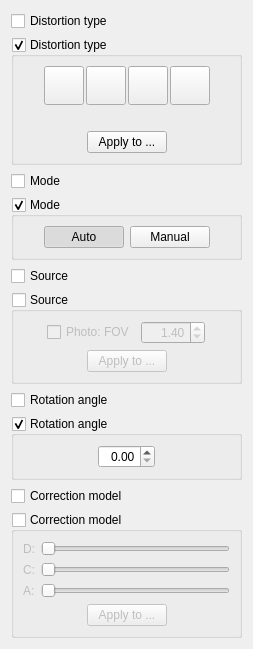
<?xml version="1.0" encoding="UTF-8"?>
<ui version="4.0">
 <class>DeskewOptionsWidget</class>
 <widget class="QWidget" name="DeskewOptionsWidget">
  <property name="geometry">
   <rect>
    <x>0</x>
    <y>0</y>
    <width>253</width>
    <height>396</height>
   </rect>
  </property>
  <property name="windowTitle">
   <string>Form</string>
  </property>
  <layout class="QVBoxLayout" name="deskewOptionsVerticalLayout">
   <item>
    <widget class="QCheckBox" name="typePanelEmpty">
     <property name="text">
      <string>Distortion type</string>
     </property>
     <property name="checkable">
      <bool>true</bool>
     </property>
     <property name="visible">
      <bool>false</bool>
     </property>
    </widget>
   </item>
   <item>
    <widget class="QGroupBox" name="typePanel">
     <property name="title">
      <string>Distortion type</string>
     </property>
     <property name="flat">
      <bool>false</bool>
     </property>
     <property name="checkable">
      <bool>true</bool>
     </property>
     <property name="checked">
      <bool>true</bool>
     </property>
     <layout class="QVBoxLayout" name="verticalLayout">
      <item>
       <layout class="QHBoxLayout" name="horizontalLayout_2">
        <property name="spacing">
         <number>2</number>
        </property>
        <item>
         <spacer name="horizontalSpacer">
          <property name="orientation">
           <enum>Qt::Horizontal</enum>
          </property>
          <property name="sizeHint" stdset="0">
           <size>
            <width>1</width>
            <height>20</height>
           </size>
          </property>
         </spacer>
        </item>
        <item>
         <widget class="QToolButton" name="noDistortionButton">
          <property name="toolTip">
           <string>No distortion</string>
          </property>
          <property name="text">
           <string/>
          </property>
          <property name="iconSize">
           <size>
            <width>32</width>
            <height>32</height>
           </size>
          </property>
          <property name="checkable">
           <bool>true</bool>
          </property>
          <property name="autoExclusive">
           <bool>true</bool>
          </property>
         </widget>
        </item>
        <item>
         <widget class="QToolButton" name="rotationDistortionButton">
          <property name="toolTip">
           <string>Page skew</string>
          </property>
          <property name="text">
           <string/>
          </property>
          <property name="iconSize">
           <size>
            <width>32</width>
            <height>32</height>
           </size>
          </property>
          <property name="checkable">
           <bool>true</bool>
          </property>
          <property name="autoExclusive">
           <bool>true</bool>
          </property>
         </widget>
        </item>
        <item>
         <widget class="QToolButton" name="perspectiveDistortionButton">
          <property name="toolTip">
           <string>Keystoning</string>
          </property>
          <property name="text">
           <string/>
          </property>
          <property name="iconSize">
           <size>
            <width>32</width>
            <height>32</height>
           </size>
          </property>
          <property name="checkable">
           <bool>true</bool>
          </property>
          <property name="autoExclusive">
           <bool>true</bool>
          </property>
         </widget>
        </item>
        <item>
         <widget class="QToolButton" name="warpDistortionButton">
          <property name="toolTip">
           <string>Curved lines</string>
          </property>
          <property name="text">
           <string/>
          </property>
          <property name="iconSize">
           <size>
            <width>32</width>
            <height>32</height>
           </size>
          </property>
          <property name="checkable">
           <bool>true</bool>
          </property>
          <property name="autoExclusive">
           <bool>true</bool>
          </property>
         </widget>
        </item>
        <item>
         <spacer name="horizontalSpacer_2">
          <property name="orientation">
           <enum>Qt::Horizontal</enum>
          </property>
          <property name="sizeHint" stdset="0">
           <size>
            <width>1</width>
            <height>20</height>
           </size>
          </property>
         </spacer>
        </item>
       </layout>
      </item>
      <item>
       <widget class="QLabel" name="emptyLabel">
        <property name="text">
         <string></string>
        </property>
         <property name="alignment">
          <set>Qt::AlignCenter</set>
         </property>
       </widget>
      </item>
      <item>
       <layout class="QHBoxLayout" name="horizontalLayout">
        <item>
         <spacer name="horizontalSpacer_9">
          <property name="orientation">
           <enum>Qt::Horizontal</enum>
          </property>
          <property name="sizeHint" stdset="0">
           <size>
            <width>38</width>
            <height>18</height>
           </size>
          </property>
         </spacer>
        </item>
        <item>
         <widget class="QPushButton" name="applyDistortionTypeBtn">
          <property name="text">
           <string>Apply to ...</string>
          </property>
         </widget>
        </item>
        <item>
         <spacer name="horizontalSpacer_10">
          <property name="orientation">
           <enum>Qt::Horizontal</enum>
          </property>
          <property name="sizeHint" stdset="0">
           <size>
            <width>28</width>
            <height>18</height>
           </size>
          </property>
         </spacer>
        </item>
       </layout>
      </item>
     </layout>
    </widget>
   </item>
   <item>
    <widget class="QCheckBox" name="autoManualPanelEmpty">
     <property name="text">
      <string>Mode</string>
     </property>
     <property name="checkable">
      <bool>true</bool>
     </property>
     <property name="visible">
      <bool>false</bool>
     </property>
    </widget>
   </item>
   <item>
    <widget class="QGroupBox" name="autoManualPanel">
     <property name="title">
      <string>Mode</string>
     </property>
     <property name="flat">
      <bool>false</bool>
     </property>
     <property name="checkable">
      <bool>true</bool>
     </property>
     <property name="checked">
      <bool>true</bool>
     </property>
     <layout class="QHBoxLayout" name="horizontalLayout_4">
      <item>
       <spacer>
        <property name="orientation">
         <enum>Qt::Horizontal</enum>
        </property>
        <property name="sizeHint" stdset="0">
         <size>
          <width>8</width>
          <height>20</height>
         </size>
        </property>
       </spacer>
      </item>
      <item>
       <widget class="QPushButton" name="autoBtn">
        <property name="text">
         <string>Auto</string>
        </property>
        <property name="checkable">
         <bool>true</bool>
        </property>
        <property name="checked">
         <bool>true</bool>
        </property>
        <property name="autoExclusive">
         <bool>true</bool>
        </property>
       </widget>
      </item>
      <item>
       <widget class="QPushButton" name="manualBtn">
        <property name="text">
         <string>Manual</string>
        </property>
        <property name="checkable">
         <bool>true</bool>
        </property>
        <property name="autoExclusive">
         <bool>true</bool>
        </property>
       </widget>
      </item>
      <item>
       <spacer>
        <property name="orientation">
         <enum>Qt::Horizontal</enum>
        </property>
        <property name="sizeHint" stdset="0">
         <size>
          <width>8</width>
          <height>20</height>
         </size>
        </property>
       </spacer>
      </item>
     </layout>
    </widget>
   </item>
   <item>
    <widget class="QCheckBox" name="sourcePanelEmpty">
     <property name="text">
      <string>Source</string>
     </property>
     <property name="checkable">
      <bool>true</bool>
     </property>
     <property name="visible">
      <bool>true</bool>
     </property>
    </widget>
   </item>
   <item>
    <widget class="QGroupBox" name="sourcePanel">
     <property name="title">
      <string>Source</string>
     </property>
     <property name="checkable">
      <bool>true</bool>
     </property>
     <property name="visible">
      <bool>false</bool>
     </property>
     <property name="checked">
      <bool>false</bool>
     </property>
     <layout class="QVBoxLayout" name="sourceVerticalLayout">
      <item>
       <layout class="QHBoxLayout" name="sourceHorizontalLayout">
        <item>
         <spacer>
          <property name="orientation">
           <enum>Qt::Horizontal</enum>
          </property>
          <property name="sizeHint" stdset="0">
           <size>
            <width>65</width>
            <height>20</height>
           </size>
          </property>
         </spacer>
        </item>
        <item>
         <widget class="QCheckBox" name="photoCheckBox">
          <property name="text">
           <string>Photo: FOV</string>
          </property>
          <property name="toolTip">
           <string>Scanner / Photo</string>
          </property>
         </widget>
        </item>
        <item>
         <widget class="QDoubleSpinBox" name="fovSpinBox">
          <property name="alignment">
           <set>Qt::AlignRight|Qt::AlignTrailing|Qt::AlignVCenter</set>
          </property>
          <property name="toolTip">
           <string>FOV (default = 1.4)</string>
          </property>
          <property name="decimals">
           <double>3</double>
          </property>
          <property name="minimum">
           <double>0.0</double>
          </property>
          <property name="maximum">
           <double>99.999</double>
          </property>
          <property name="singleStep">
           <double>0.01</double>
          </property>
          <property name="value">
           <double>1.4</double>
          </property>
         </widget>
        </item>
        <item>
         <spacer>
          <property name="orientation">
           <enum>Qt::Horizontal</enum>
          </property>
          <property name="sizeHint" stdset="0">
           <size>
            <width>65</width>
            <height>20</height>
           </size>
          </property>
         </spacer>
        </item>
       </layout>
      </item>
      <item>
       <layout class="QHBoxLayout" name="sourceHorizontalLayoutApply">
        <item>
         <spacer name="sourceHorizontalSpacerApply">
          <property name="orientation">
           <enum>Qt::Horizontal</enum>
          </property>
          <property name="sizeHint" stdset="0">
           <size>
            <width>40</width>
            <height>20</height>
           </size>
          </property>
         </spacer>
        </item>
        <item>
         <widget class="QPushButton" name="applySourceBtn">
          <property name="text">
           <string>Apply to ...</string>
          </property>
         </widget>
        </item>
        <item>
         <spacer>
          <property name="orientation">
           <enum>Qt::Horizontal</enum>
          </property>
          <property name="sizeHint" stdset="0">
           <size>
            <width>40</width>
            <height>20</height>
           </size>
          </property>
         </spacer>
        </item>
       </layout>
      </item>
     </layout>
    </widget>
   </item>
   <item>
    <widget class="QCheckBox" name="rotationPanelEmpty">
     <property name="text">
      <string>Rotation angle</string>
     </property>
     <property name="checkable">
      <bool>true</bool>
     </property>
     <property name="visible">
      <bool>false</bool>
     </property>
    </widget>
   </item>
   <item>
    <widget class="QGroupBox" name="rotationPanel">
     <property name="title">
      <string>Rotation angle</string>
     </property>
     <property name="flat">
      <bool>false</bool>
     </property>
     <property name="checkable">
      <bool>true</bool>
     </property>
     <property name="checked">
      <bool>true</bool>
     </property>
     <layout class="QHBoxLayout" name="horizontalLayout_3">
      <item>
       <spacer>
        <property name="orientation">
         <enum>Qt::Horizontal</enum>
        </property>
        <property name="sizeHint" stdset="0">
         <size>
          <width>65</width>
          <height>20</height>
         </size>
        </property>
       </spacer>
      </item>
      <item>
       <widget class="QDoubleSpinBox" name="angleSpinBox">
        <property name="alignment">
         <set>Qt::AlignRight|Qt::AlignTrailing|Qt::AlignVCenter</set>
        </property>
        <property name="singleStep">
         <double>0.01</double>
        </property>
       </widget>
      </item>
      <item>
       <spacer>
        <property name="orientation">
         <enum>Qt::Horizontal</enum>
        </property>
        <property name="sizeHint" stdset="0">
         <size>
          <width>65</width>
          <height>20</height>
         </size>
        </property>
       </spacer>
      </item>
     </layout>
    </widget>
   </item>
   <item>
    <widget class="QCheckBox" name="correctionPanelEmpty">
     <property name="text">
      <string>Correction model</string>
     </property>
     <property name="checkable">
      <bool>true</bool>
     </property>
     <property name="visible">
      <bool>true</bool>
     </property>
    </widget>
   </item>
   <item>
    <widget class="QGroupBox" name="correctionPanel">
     <property name="title">
      <string>Correction model</string>
     </property>
     <property name="checkable">
      <bool>true</bool>
     </property>
     <property name="visible">
      <bool>false</bool>
     </property>
     <property name="checked">
      <bool>false</bool>
     </property>
     <layout class="QVBoxLayout" name="verticalLayout_8">
      <item>
       <layout class="QHBoxLayout" name="depthPerceptionHorizontalLayout">
        <item>
         <widget class="QLabel" name="depthPerceptionLabel">
          <property name="text">
           <string>D:</string>
          </property>
          <property name="toolTip">
           <string>Depth perception</string>
          </property>
         </widget>
        </item>
        <item>
         <widget class="QSlider" name="depthPerceptionSlider">
          <property name="toolTip">
           <string>Depth perception</string>
          </property>
          <property name="minimum">
           <number>100</number>
          </property>
          <property name="maximum">
           <number>300</number>
          </property>
          <property name="pageStep">
           <number>5</number>
          </property>
          <property name="value">
           <number>100</number>
          </property>
          <property name="orientation">
           <enum>Qt::Horizontal</enum>
          </property>
         </widget>
        </item>
       </layout>
      </item>
      <item>
       <layout class="QHBoxLayout" name="correctCurvesHorizontalLayout">
        <item>
         <widget class="QLabel" name="correctCurvesLabel">
          <property name="text">
           <string>C:</string>
          </property>
          <property name="toolTip">
           <string>Middle curves</string>
          </property>
         </widget>
        </item>
        <item>
         <widget class="QSlider" name="correctCurvesSlider">
          <property name="toolTip">
           <string>Middle curves</string>
          </property>
          <property name="minimum">
           <number>100</number>
          </property>
          <property name="maximum">
           <number>300</number>
          </property>
          <property name="pageStep">
           <number>5</number>
          </property>
          <property name="value">
           <number>100</number>
          </property>
          <property name="orientation">
           <enum>Qt::Horizontal</enum>
          </property>
         </widget>
        </item>
       </layout>
      </item>
      <item>
       <layout class="QHBoxLayout" name="correctAngleHorizontalLayout">
        <item>
         <widget class="QLabel" name="correctAngleLabel">
          <property name="text">
           <string>A:</string>
          </property>
          <property name="toolTip">
           <string>Middle angle</string>
          </property>
         </widget>
        </item>
        <item>
         <widget class="QSlider" name="correctAngleSlider">
          <property name="toolTip">
           <string>Middle angle</string>
          </property>
          <property name="minimum">
           <number>100</number>
          </property>
          <property name="maximum">
           <number>300</number>
          </property>
          <property name="pageStep">
           <number>5</number>
          </property>
          <property name="value">
           <number>100</number>
          </property>
          <property name="orientation">
           <enum>Qt::Horizontal</enum>
          </property>
         </widget>
        </item>
       </layout>
      </item>
      <item>
       <layout class="QHBoxLayout" name="horizontalLayout_10">
        <item>
         <spacer name="horizontalSpacer_3">
          <property name="orientation">
           <enum>Qt::Horizontal</enum>
          </property>
          <property name="sizeHint" stdset="0">
           <size>
            <width>40</width>
            <height>20</height>
           </size>
          </property>
         </spacer>
        </item>
        <item>
         <widget class="QPushButton" name="applyDepthPerceptionBtn">
          <property name="text">
           <string>Apply to ...</string>
          </property>
         </widget>
        </item>
        <item>
         <spacer name="horizontalSpacer_4">
          <property name="orientation">
           <enum>Qt::Horizontal</enum>
          </property>
          <property name="sizeHint" stdset="0">
           <size>
            <width>40</width>
            <height>20</height>
           </size>
          </property>
         </spacer>
        </item>
       </layout>
      </item>
     </layout>
    </widget>
   </item>
   <item>
    <spacer>
     <property name="orientation">
      <enum>Qt::Vertical</enum>
     </property>
     <property name="sizeHint" stdset="0">
      <size>
       <width>20</width>
       <height>1</height>
      </size>
     </property>
    </spacer>
   </item>
  </layout>
 </widget>
 <resources/>
 <connections/>
</ui>
